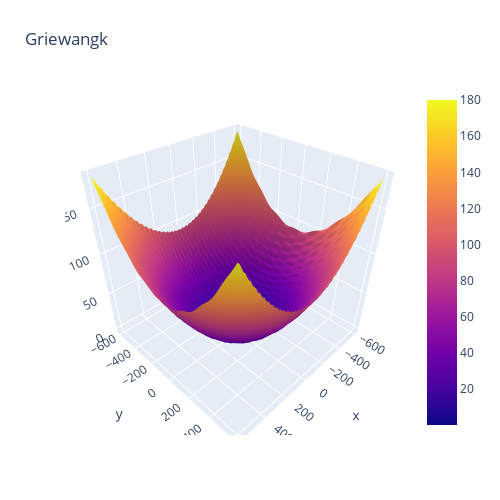

Here is the notebook cell this chart was saved with:
### Code cell
from objectives import griewangk
plot_function(griewangk, "Griewangk", -600, 600)
